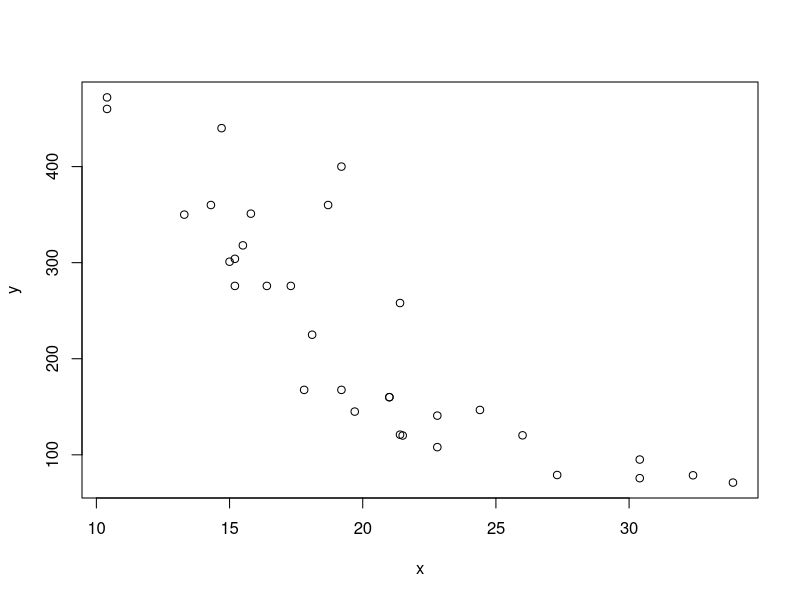
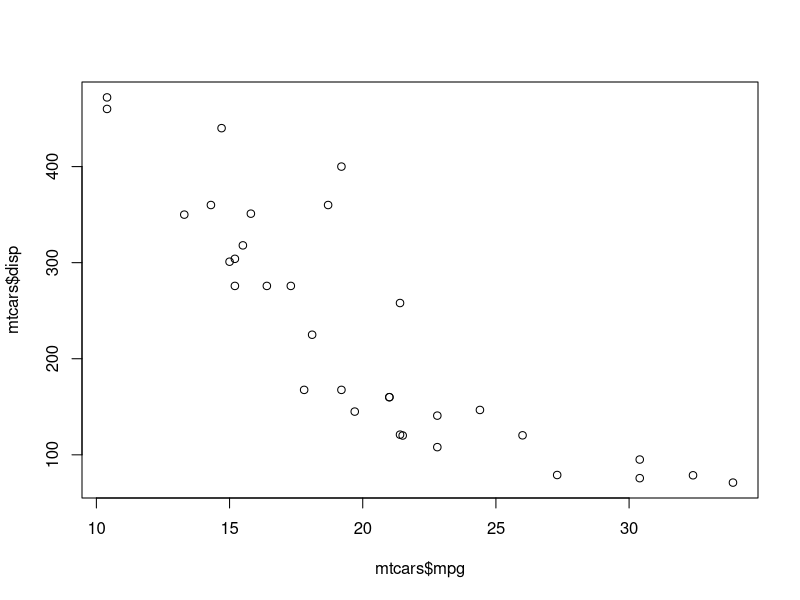
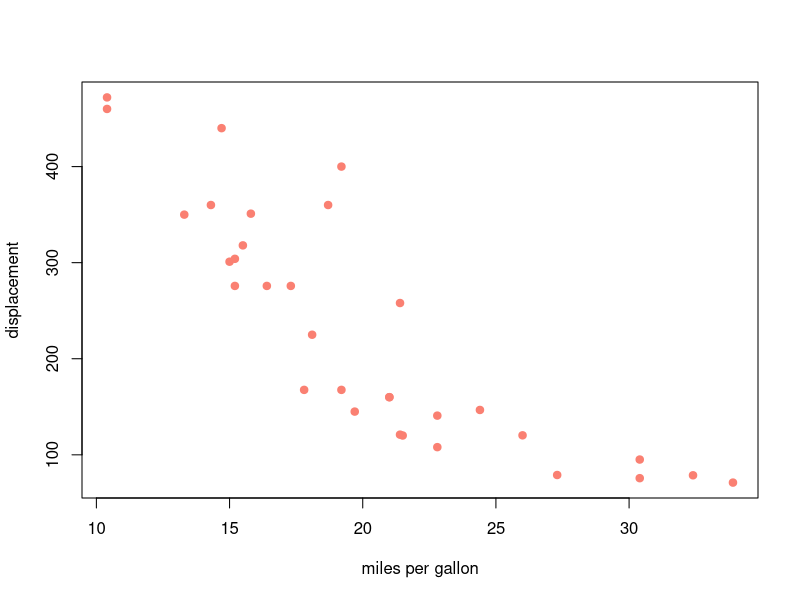
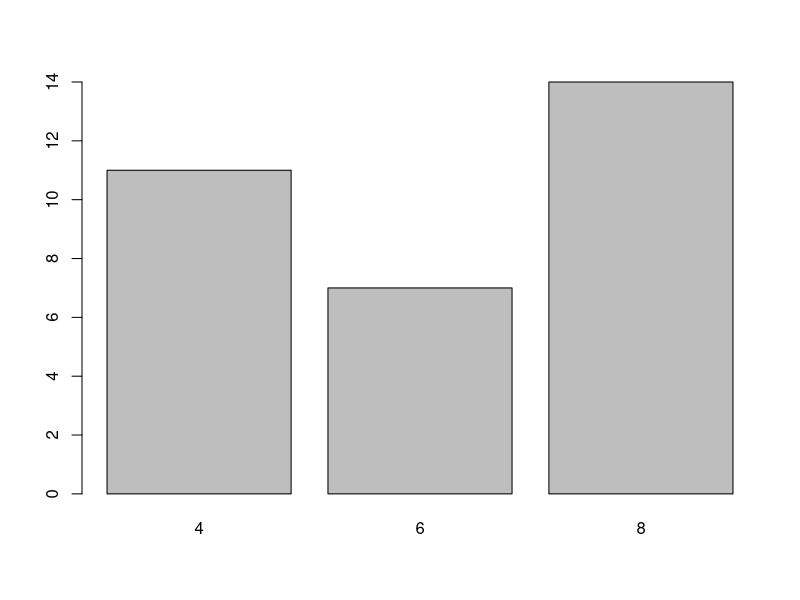
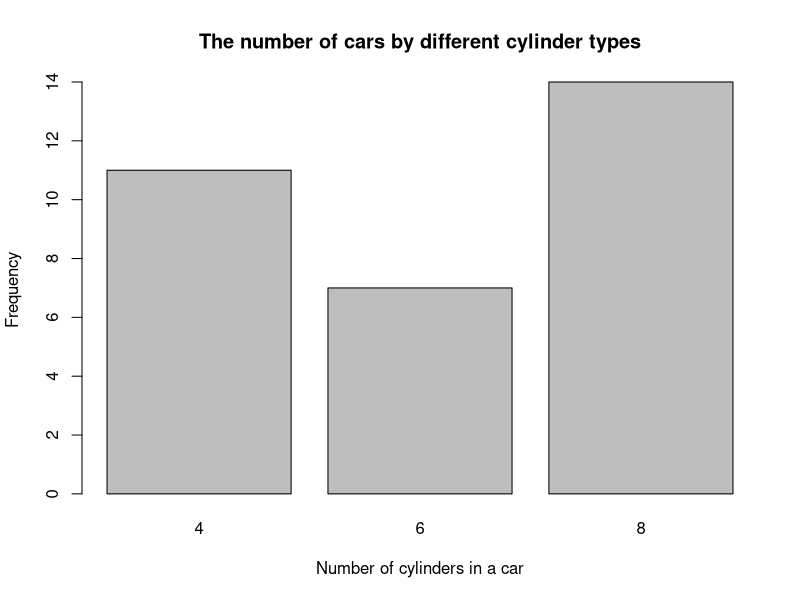
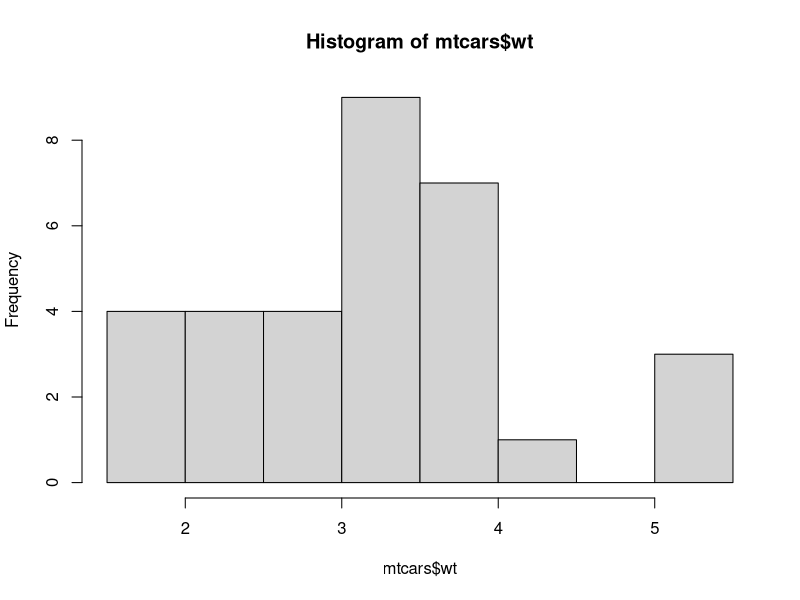
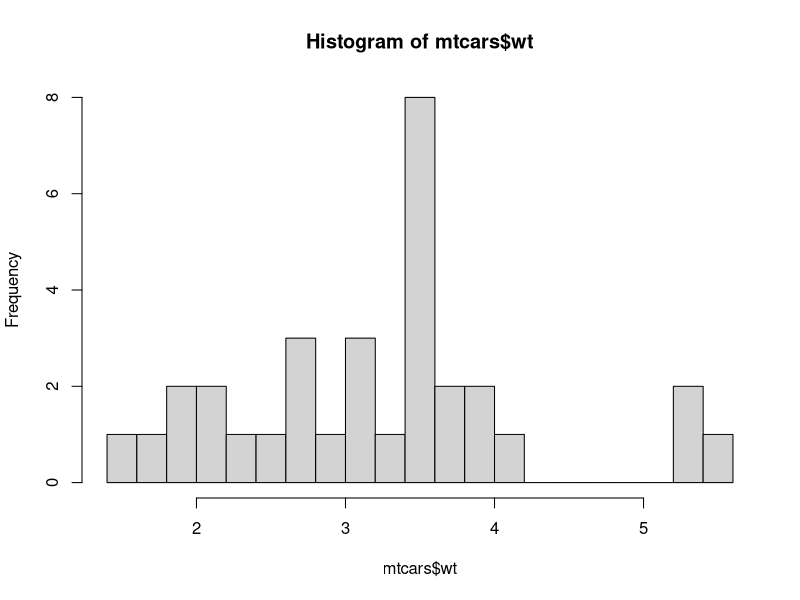
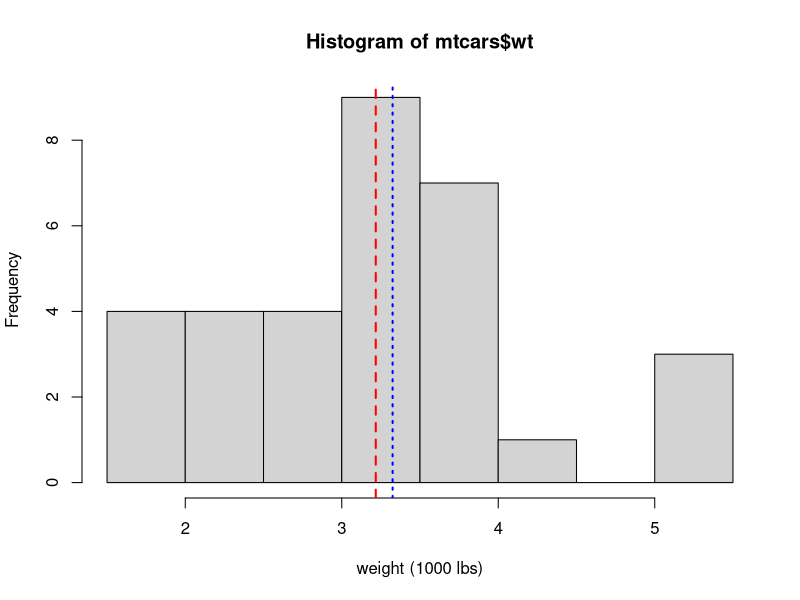

The R source for these figures, in order:
## ---- chunk 1
x <- mtcars$mpg
y <- mtcars$disp
# the easiest way is to use plot() function
plot(x,y)
# You can input the data-points directly, but look at the axis labels
plot(mtcars$mpg,mtcars$disp)
# We can decorate the plot with different annotations -
plot(x,
     y, 
     xlab = "miles per gallon", 
     ylab = "displacement", 
     col="salmon", 
     pch=19, 
     #lty =2, 
     #type = "b"
     )
## ---- chunk 2
# create a count table
counts <- table(mtcars$cyl)
# plot the count table now. 
barplot(counts)
# you can add some annotations as well
barplot(counts,
        xlab = "Number of cylinders in a car",
        ylab = "Frequency",
        main = "The number of cars by different cylinder types")
## ---- chunk 3
# simply -
hist(mtcars$wt)
# you can change the break points of the histogram -
hist(mtcars$wt, breaks = 20)
# you can also add some annotations
hist(mtcars$wt, breaks = 10, xlab = "weight (1000 lbs)")
abline(v=mean(mtcars$wt), col="red", lty=2, lwd=2) 
abline(v=median(mtcars$wt), col="blue", lty=3, lwd=2)
## ---- chunk 4
boxplot(mtcars$wt, horizontal = T)
## ---- chunk 5
boxplot(wt~cyl,
        data=mtcars, 
        main="Car weight Data",
        xlab="Number of Cylinders in a car", 
        ylab="Weight (1000 lbs) of the cars")
## ---- chunk 6
boxplot(Sepal.Length ~ Species, data = iris, col=c("red","green", "blue"))
